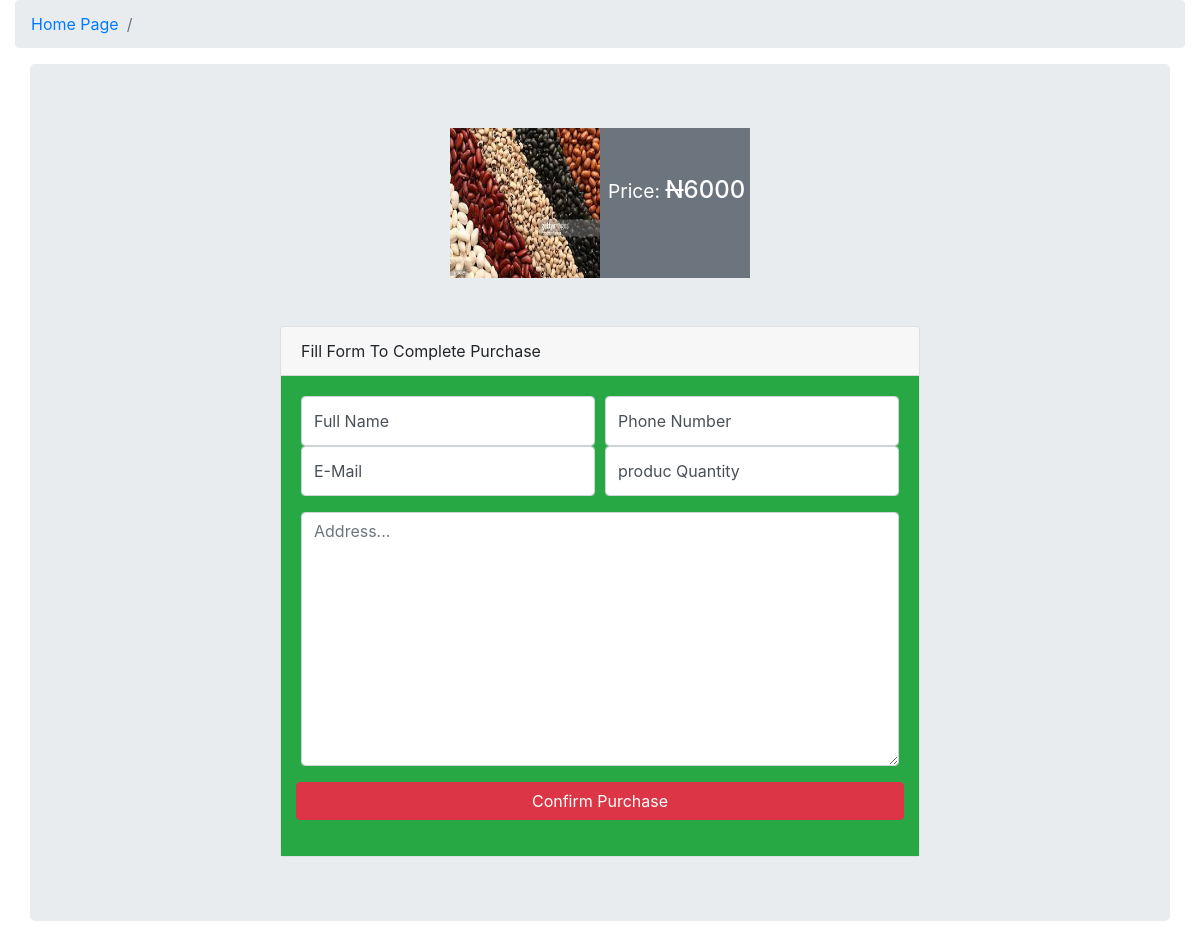
The page /purchase.php?id=3 on the database its author committed.
### tables this page shows
CREATE TABLE `product` (
  `id` int(10) NOT NULL,
  `product_name` varchar(100) NOT NULL,
  `product_price` int(100) NOT NULL,
  `product_description` varchar(255) NOT NULL,
  `product_category` varchar(100) NOT NULL,
  `product_owner` varchar(200) NOT NULL,
  `product_image` varchar(200) NOT NULL,
  `date` timestamp NOT NULL DEFAULT current_timestamp()
);

### purchase.php (the view, shortened to what this page needs)
<?php
include("conn.php");
?>
<!DOCTYPE html>
<html lang="en">
<head>
  <link href="farmer/vendor/fontawesome-free/css/all.min.css" rel="stylesheet" type="text/css">
  <link href="farmer/vendor/datatables/dataTables.bootstrap4.css" rel="stylesheet">
  <link href="farmer/css/sb-admin.css" rel="stylesheet">
</head>
<body id="page-top">
    <div id="content-wrapper">
      <div class="container-fluid">
        <ol class="breadcrumb">
          <li class="breadcrumb-item">
            <a href="index.php">Home Page</a>
          </li>
          <li class="breadcrumb-item active"></li>
        </ol>
    <div class="container jumbotron">
    <?php
    if (isset($_GET['id'])) {
      $id = $_GET['id'];
      $sel = "SELECT * FROM product WHERE id='$id'";
      $fr = mysqli_query($conn, $sel);
      while ($ch = mysqli_fetch_array($fr)) {
    ?>
    <div class="bg-secondary" style="width:300px; margin:auto; display:flex;">
        <img src="images/<?php echo $ch['product_image'] ?>" height='150' width='150' alt=''>
        <h4 class="mt-5 ml-2 text-white"><small>Price: </small><del>N</del><?php echo $ch['product_price']; ?></h4>
    </div>
    <?php }} ?>
    <div class="card card-register mx-auto mt-5">
      <div class="card-header">Fill Form To Complete Purchase</div>
      <div class="card-body bg-success">
        <form method="POST" action="" enctype="multipart/form-data">
          <div class="form-group">
            <div class="form-row">
              <div class="col-md-6">
                <div class="form-label-group">
                  <input type="text" name="fname" id="firstName" class="form-control" placeholder="First name" required="required" autofocus="autofocus">
                  <label for="firstName">Full Name</label>
                </div>
              </div>
              <div class="col-md-6">
                <div class="form-label-group">
                  <input type="number" name="phone" id="firstName" class="form-control" placeholder="First name" required="required" autofocus="autofocus">
                  <label for="firstName">Phone Number</label>
                </div>
              </div>
              <div class="col-md-6">
                <div class="form-label-group">
                  <input type="email" name="email" id="firstName" class="form-control" placeholder="First name" required="required" autofocus="autofocus">
                  <label for="firstName">E-Mail</label>
                </div>
              </div>
              <div class="col-md-6">
                <div class="form-label-group">
                  <input type="number" id="lastName" name="qty" class="form-control" placeholder="Last name" required="required">
                  <label for="lastName">produc Quantity</label>
                </div>
              </div>
            </div>
          </div>
          <div class="form-group">
            <div class="form-row">
              <div class="col-md-12">
                <div class="form-label-group">
                  <textarea style="width:100%;" placeholder="Address..." class="form-control" name="address" id="" cols="30" rows="10"></textarea>
                </div>
              </div>
          <input type="submit" value="Confirm Purchase" name="purchase" class="btn btn-danger mt-3 btn-block">
        </form>
        <br>
      </div>
    </div>
  </div>
    </div>
  </div>
</body>
</html>

### rows shown on the page
product: product_image (picture), product_price "6000"
